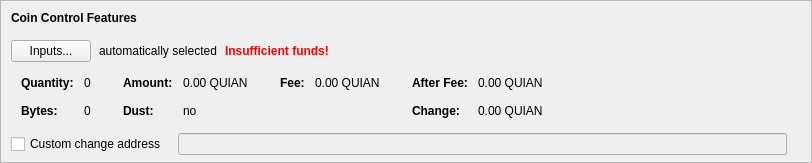
    <widget class="QFrame" name="frameCoinControl">
     <property name="sizePolicy">
      <sizepolicy hsizetype="Expanding" vsizetype="Expanding">
       <horstretch>0</horstretch>
       <verstretch>0</verstretch>
      </sizepolicy>
     </property>
     <property name="maximumSize">
      <size>
       <width>16777215</width>
       <height>16777215</height>
      </size>
     </property>
     <property name="frameShape">
      <enum>QFrame::StyledPanel</enum>
     </property>
     <property name="frameShadow">
      <enum>QFrame::Sunken</enum>
     </property>
     <layout class="QVBoxLayout" name="verticalLayoutCoinControl2">
      <property name="spacing">
       <number>0</number>
      </property>
      <property name="leftMargin">
       <number>0</number>
      </property>
      <property name="topMargin">
       <number>0</number>
      </property>
      <property name="rightMargin">
       <number>0</number>
      </property>
      <property name="bottomMargin">
       <number>6</number>
      </property>
      <item>
       <layout class="QVBoxLayout" name="verticalLayoutCoinControl" stretch="0,0,0,0,1">
        <property name="spacing">
         <number>0</number>
        </property>
        <property name="leftMargin">
         <number>10</number>
        </property>
        <property name="topMargin">
         <number>10</number>
        </property>
        <item>
         <layout class="QHBoxLayout" name="horizontalLayoutCoinControl1">
          <property name="bottomMargin">
           <number>15</number>
          </property>
          <item>
           <widget class="QLabel" name="labelCoinControlFeatures">
            <property name="sizePolicy">
             <sizepolicy hsizetype="Preferred" vsizetype="Maximum">
              <horstretch>0</horstretch>
              <verstretch>0</verstretch>
             </sizepolicy>
            </property>
            <property name="font">
             <font>
              <weight>75</weight>
              <bold>true</bold>
             </font>
            </property>
            <property name="styleSheet">
             <string notr="true">font-weight:bold;</string>
            </property>
            <property name="text">
             <string>Coin Control Features</string>
            </property>
           </widget>
          </item>
         </layout>
        </item>
        <item>
         <layout class="QHBoxLayout" name="horizontalLayoutCoinControl2" stretch="0,0,0,0">
          <property name="spacing">
           <number>8</number>
          </property>
          <property name="bottomMargin">
           <number>10</number>
          </property>
          <item>
           <widget class="QPushButton" name="pushButtonCoinControl">
            <property name="styleSheet">
             <string notr="true"/>
            </property>
            <property name="text">
             <string>Inputs...</string>
            </property>
            <property name="autoDefault">
             <bool>false</bool>
            </property>
           </widget>
          </item>
          <item>
           <widget class="QLabel" name="labelCoinControlAutomaticallySelected">
            <property name="text">
             <string>automatically selected</string>
            </property>
            <property name="margin">
             <number>5</number>
            </property>
           </widget>
          </item>
          <item>
           <widget class="QLabel" name="labelCoinControlInsuffFunds">
            <property name="font">
             <font>
              <weight>75</weight>
              <bold>true</bold>
             </font>
            </property>
            <property name="styleSheet">
             <string notr="true">color:red;font-weight:bold;</string>
            </property>
            <property name="text">
             <string>Insufficient funds!</string>
            </property>
            <property name="margin">
             <number>5</number>
            </property>
           </widget>
          </item>
          <item>
           <spacer name="horizontalSpacerCoinControl">
            <property name="orientation">
             <enum>Qt::Horizontal</enum>
            </property>
            <property name="sizeHint" stdset="0">
             <size>
              <width>40</width>
              <height>1</height>
             </size>
            </property>
           </spacer>
          </item>
         </layout>
        </item>
        <item>
         <widget class="QWidget" name="widgetCoinControl" native="true">
          <property name="sizePolicy">
           <sizepolicy hsizetype="Preferred" vsizetype="Preferred">
            <horstretch>0</horstretch>
            <verstretch>0</verstretch>
           </sizepolicy>
          </property>
          <property name="minimumSize">
           <size>
            <width>0</width>
            <height>0</height>
           </size>
          </property>
          <property name="styleSheet">
           <string notr="true"/>
          </property>
          <layout class="QHBoxLayout" name="horizontalLayoutCoinControl5">
           <property name="leftMargin">
            <number>0</number>
           </property>
           <property name="topMargin">
            <number>0</number>
           </property>
           <property name="rightMargin">
            <number>0</number>
           </property>
           <property name="bottomMargin">
            <number>0</number>
           </property>
           <item>
            <layout class="QHBoxLayout" name="horizontalLayoutCoinControl3" stretch="0,0,0,1">
             <property name="spacing">
              <number>20</number>
             </property>
             <property name="topMargin">
              <number>0</number>
             </property>
             <property name="bottomMargin">
              <number>10</number>
             </property>
             <item>
              <layout class="QFormLayout" name="formLayoutCoinControl1">
               <property name="horizontalSpacing">
                <number>10</number>
               </property>
               <property name="verticalSpacing">
                <number>14</number>
               </property>
               <property name="leftMargin">
                <number>10</number>
               </property>
               <property name="topMargin">
                <number>4</number>
               </property>
               <property name="rightMargin">
                <number>6</number>
               </property>
               <item row="0" column="0">
                <widget class="QLabel" name="labelCoinControlQuantityText">
                 <property name="font">
                  <font>
                   <weight>75</weight>
                   <bold>true</bold>
                  </font>
                 </property>
                 <property name="text">
                  <string>Quantity:</string>
                 </property>
                 <property name="margin">
                  <number>0</number>
                 </property>
                </widget>
               </item>
               <item row="0" column="1">
                <widget class="QLabel" name="labelCoinControlQuantity">
                 <property name="cursor">
                  <cursorShape>IBeamCursor</cursorShape>
                 </property>
                 <property name="contextMenuPolicy">
                  <enum>Qt::ActionsContextMenu</enum>
                 </property>
                 <property name="text">
                  <string notr="true">0</string>
                 </property>
                 <property name="margin">
                  <number>0</number>
                 </property>
                 <property name="textInteractionFlags">
                  <set>Qt::LinksAccessibleByMouse|Qt::TextSelectableByKeyboard|Qt::TextSelectableByMouse</set>
                 </property>
                </widget>
               </item>
               <item row="1" column="0">
                <widget class="QLabel" name="labelCoinControlBytesText">
                 <property name="font">
                  <font>
                   <weight>75</weight>
                   <bold>true</bold>
                  </font>
                 </property>
                 <property name="text">
                  <string>Bytes:</string>
                 </property>
                </widget>
               </item>
               <item row="1" column="1">
                <widget class="QLabel" name="labelCoinControlBytes">
                 <property name="cursor">
                  <cursorShape>IBeamCursor</cursorShape>
                 </property>
                 <property name="contextMenuPolicy">
                  <enum>Qt::ActionsContextMenu</enum>
                 </property>
                 <property name="text">
                  <string notr="true">0</string>
                 </property>
                 <property name="textInteractionFlags">
                  <set>Qt::LinksAccessibleByMouse|Qt::TextSelectableByKeyboard|Qt::TextSelectableByMouse</set>
                 </property>
                </widget>
               </item>
              </layout>
             </item>
             <item>
              <layout class="QFormLayout" name="formLayoutCoinControl2">
               <property name="horizontalSpacing">
                <number>10</number>
               </property>
               <property name="verticalSpacing">
                <number>14</number>
               </property>
               <property name="leftMargin">
                <number>6</number>
               </property>
               <property name="topMargin">
                <number>4</number>
               </property>
               <property name="rightMargin">
                <number>6</number>
               </property>
               <item row="0" column="0">
                <widget class="QLabel" name="labelCoinControlAmountText">
                 <property name="font">
                  <font>
                   <weight>75</weight>
                   <bold>true</bold>
                  </font>
                 </property>
                 <property name="text">
                  <string>Amount:</string>
                 </property>
                 <property name="margin">
                  <number>0</number>
                 </property>
                </widget>
               </item>
               <item row="0" column="1">
                <widget class="QLabel" name="labelCoinControlAmount">
                 <property name="cursor">
                  <cursorShape>IBeamCursor</cursorShape>
                 </property>
                 <property name="contextMenuPolicy">
                  <enum>Qt::ActionsContextMenu</enum>
                 </property>
                 <property name="text">
                  <string notr="true">0.00 QUIAN</string>
                 </property>
                 <property name="textInteractionFlags">
                  <set>Qt::LinksAccessibleByMouse|Qt::TextSelectableByKeyboard|Qt::TextSelectableByMouse</set>
                 </property>
                </widget>
               </item>
               <item row="1" column="0">
                <widget class="QLabel" name="labelCoinControlLowOutputText">
                 <property name="font">
                  <font>
                   <weight>75</weight>
                   <bold>true</bold>
                  </font>
                 </property>
                 <property name="text">
                  <string>Dust:</string>
                 </property>
                </widget>
               </item>
               <item row="1" column="1">
                <widget class="QLabel" name="labelCoinControlLowOutput">
                 <property name="cursor">
                  <cursorShape>IBeamCursor</cursorShape>
                 </property>
                 <property name="contextMenuPolicy">
                  <enum>Qt::ActionsContextMenu</enum>
                 </property>
                 <property name="text">
                  <string notr="true">no</string>
                 </property>
                 <property name="textInteractionFlags">
                  <set>Qt::LinksAccessibleByMouse|Qt::TextSelectableByKeyboard|Qt::TextSelectableByMouse</set>
                 </property>
                </widget>
               </item>
              </layout>
             </item>
             <item>
              <layout class="QFormLayout" name="formLayoutCoinControl3">
               <property name="horizontalSpacing">
                <number>10</number>
               </property>
               <property name="verticalSpacing">
                <number>14</number>
               </property>
               <property name="leftMargin">
                <number>6</number>
               </property>
               <property name="topMargin">
                <number>4</number>
               </property>
               <property name="rightMargin">
                <number>6</number>
               </property>
               <item row="0" column="0">
                <widget class="QLabel" name="labelCoinControlFeeText">
                 <property name="font">
                  <font>
                   <weight>75</weight>
                   <bold>true</bold>
                  </font>
                 </property>
                 <property name="text">
                  <string>Fee:</string>
                 </property>
                 <property name="margin">
                  <number>0</number>
                 </property>
                </widget>
               </item>
               <item row="0" column="1">
                <widget class="QLabel" name="labelCoinControlFee">
                 <property name="cursor">
                  <cursorShape>IBeamCursor</cursorShape>
                 </property>
                 <property name="contextMenuPolicy">
                  <enum>Qt::ActionsContextMenu</enum>
                 </property>
                 <property name="text">
                  <string notr="true">0.00 QUIAN</string>
                 </property>
                 <property name="textInteractionFlags">
                  <set>Qt::LinksAccessibleByMouse|Qt::TextSelectableByKeyboard|Qt::TextSelectableByMouse</set>
                 </property>
                </widget>
               </item>
              </layout>
             </item>
             <item>
              <layout class="QFormLayout" name="formLayoutCoinControl4">
               <property name="horizontalSpacing">
                <number>10</number>
               </property>
               <property name="verticalSpacing">
                <number>14</number>
               </property>
               <property name="leftMargin">
                <number>6</number>
               </property>
               <property name="topMargin">
                <number>4</number>
               </property>
               <property name="rightMargin">
                <number>6</number>
               </property>
               <item row="0" column="0">
                <widget class="QLabel" name="labelCoinControlAfterFeeText">
                 <property name="font">
                  <font>
                   <weight>75</weight>
                   <bold>true</bold>
                  </font>
                 </property>
                 <property name="text">
                  <string>After Fee:</string>
                 </property>
                 <property name="margin">
                  <number>0</number>
                 </property>
                </widget>
               </item>
               <item row="0" column="1">
                <widget class="QLabel" name="labelCoinControlAfterFee">
                 <property name="cursor">
                  <cursorShape>IBeamCursor</cursorShape>
                 </property>
                 <property name="contextMenuPolicy">
                  <enum>Qt::ActionsContextMenu</enum>
                 </property>
                 <property name="text">
                  <string notr="true">0.00 QUIAN</string>
                 </property>
                 <property name="textInteractionFlags">
                  <set>Qt::LinksAccessibleByMouse|Qt::TextSelectableByKeyboard|Qt::TextSelectableByMouse</set>
                 </property>
                </widget>
               </item>
               <item row="1" column="0">
                <widget class="QLabel" name="labelCoinControlChangeText">
                 <property name="font">
                  <font>
                   <weight>75</weight>
                   <bold>true</bold>
                  </font>
                 </property>
                 <property name="text">
                  <string>Change:</string>
                 </property>
                </widget>
               </item>
               <item row="1" column="1">
                <widget class="QLabel" name="labelCoinControlChange">
                 <property name="cursor">
                  <cursorShape>IBeamCursor</cursorShape>
                 </property>
                 <property name="contextMenuPolicy">
                  <enum>Qt::ActionsContextMenu</enum>
                 </property>
                 <property name="text">
                  <string notr="true">0.00 QUIAN</string>
                 </property>
                 <property name="textInteractionFlags">
                  <set>Qt::LinksAccessibleByMouse|Qt::TextSelectableByKeyboard|Qt::TextSelectableByMouse</set>
                 </property>
                </widget>
               </item>
              </layout>
             </item>
            </layout>
           </item>
          </layout>
         </widget>
        </item>
        <item>
         <layout class="QHBoxLayout" name="horizontalLayoutCoinControl4" stretch="0,0,0">
          <property name="spacing">
           <number>12</number>
          </property>
          <property name="sizeConstraint">
           <enum>QLayout::SetDefaultConstraint</enum>
          </property>
          <property name="topMargin">
           <number>5</number>
          </property>
          <property name="rightMargin">
           <number>5</number>
          </property>
          <item>
           <widget class="QCheckBox" name="checkBoxCoinControlChange">
            <property name="toolTip">
             <string>If this is activated, but the change address is empty or invalid, change will be sent to a newly generated address.</string>
            </property>
            <property name="text">
             <string>Custom change address</string>
            </property>
           </widget>
          </item>
          <item>
           <widget class="QValidatedLineEdit" name="lineEditCoinControlChange">
            <property name="enabled">
             <bool>false</bool>
            </property>
            <property name="sizePolicy">
             <sizepolicy hsizetype="Expanding" vsizetype="Fixed">
              <horstretch>0</horstretch>
              <verstretch>0</verstretch>
             </sizepolicy>
            </property>
           </widget>
          </item>
          <item>
           <widget class="QLabel" name="labelCoinControlChangeLabel">
            <property name="sizePolicy">
             <sizepolicy hsizetype="Preferred" vsizetype="Expanding">
              <horstretch>0</horstretch>
              <verstretch>0</verstretch>
             </sizepolicy>
            </property>
            <property name="minimumSize">
             <size>
              <width>0</width>
              <height>0</height>
             </size>
            </property>
            <property name="text">
             <string/>
            </property>
            <property name="margin">
             <number>3</number>
            </property>
           </widget>
          </item>
         </layout>
        </item>
        <item>
         <spacer name="verticalSpacerCoinControl">
          <property name="orientation">
           <enum>Qt::Vertical</enum>
          </property>
          <property name="sizeHint" stdset="0">
           <size>
            <width>800</width>
            <height>1</height>
           </size>
          </property>
         </spacer>
        </item>
       </layout>
      </item>
     </layout>
    </widget>
